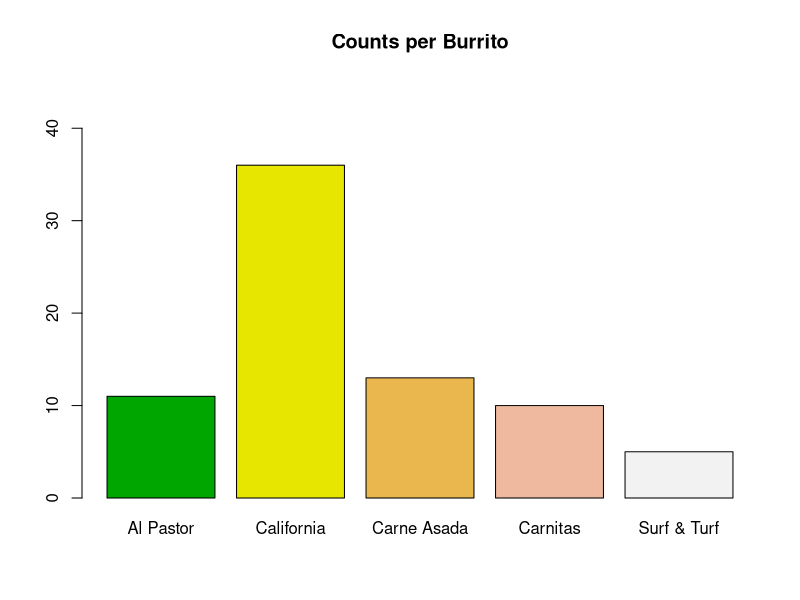
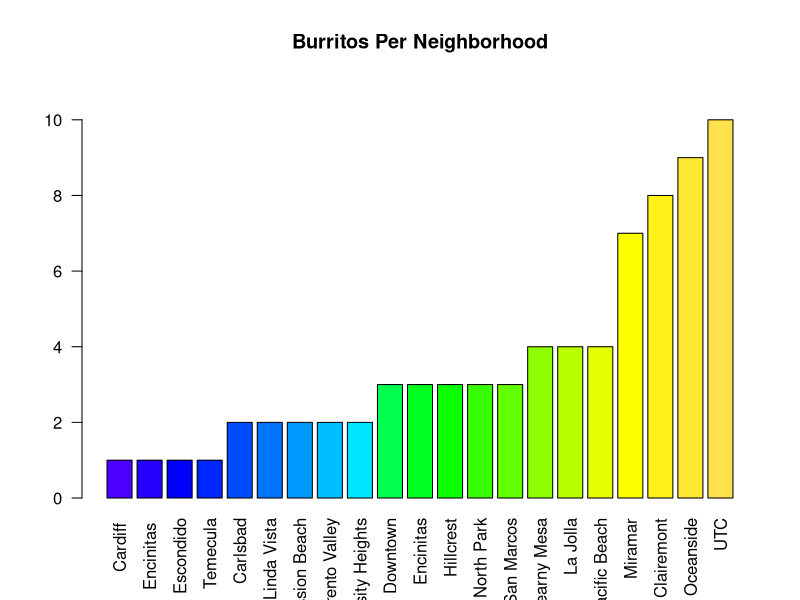
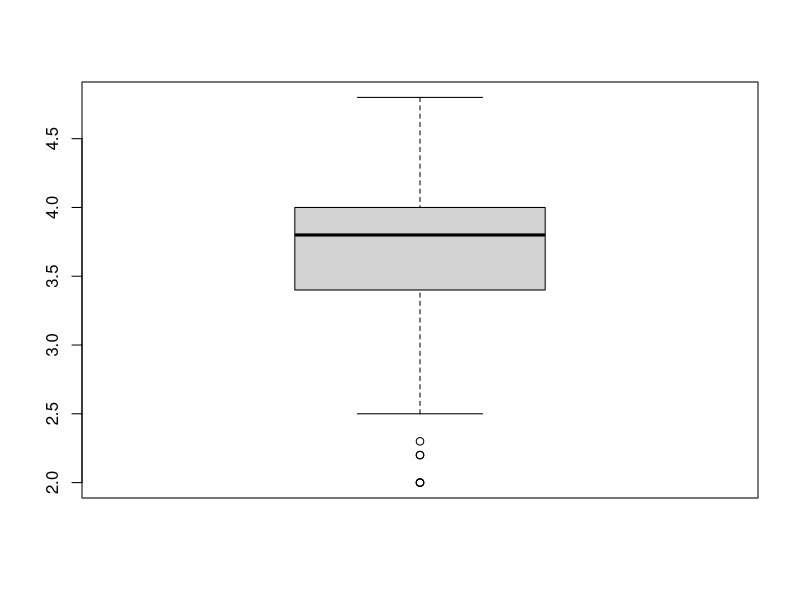

Here is the R script that generated these plots, in order:
# Burritos Dataset

# Replicate random sampling
set.seed(542)
setwd("C:/Users/ericv/OneDrive/Documents/MATH 303")

# Read in csv
bur <- read.csv("burrito_psample.csv", na = "")

# Drop odd column from csv
bur <- bur[-c(1)]

# Create table of burritos
table(bur$Burrito)

# Sum the number of records (75)
num_of_burritos <- sum(table(bur$Burrito))

# Plot burrito type
barplot(table(bur$Burrito),
        ylim = c(0,45),
        main = "Counts per Burrito",
        col = terrain.colors(5))

# Create a table of neighborhoods
table(bur$Neighborhood)

# Plot neighborhood
barplot(sort(table(bur$Neighborhood)),
        las = 2,
        ylim = c(0,11),
        main = "Burritos Per Neighborhood",
        col = topo.colors(25))

# Boxplot of Overall score
boxplot(bur$Overall)

